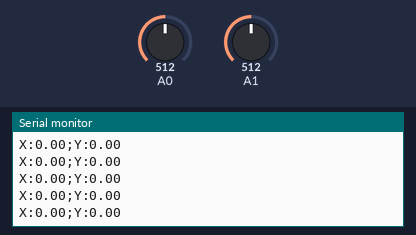
Recording of a sketch running on a simulated Arduino Uno, built with avr-gcc and run on an emulated ATmega328P. Parts: the last lines printed to the serial monitor. Inputs (shaded band) come from the test bench; at power-on: A0 = 512, A1 = 512.

Above: at 8.7 s.
8.8 s: A0 set to 528
At 9.6 s:
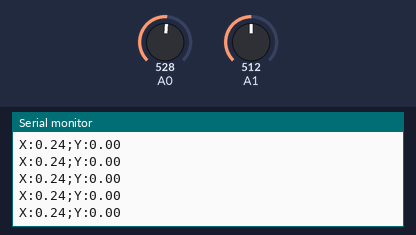
10.3 s: A0 set to 504
At 10.8 s:
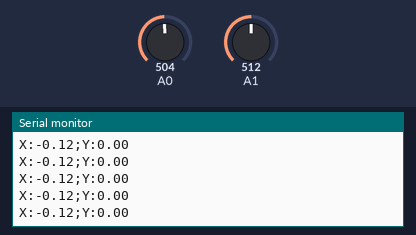
Timing chart, 0 to 12.8 s (numbered marks = the images above; inputs shaded):
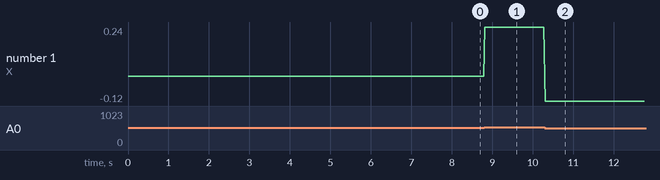

The sketch:

lab4-3-2016-09-28.ino
```cpp
float valueX, valueY;       // variables where we keep our finished values
int restX, restY;           // variables where we keep our cabliration of the accelerometer

void setup() {
  Serial.begin(9600);       //setup the serial connection
  //cabilrate the accelerometer
  restX = analogRead(0);    // x-axis
  restY = analogRead(1);    // y-axis
}

void loop() {
  // read the values from the accelerometer
  int val0 = analogRead(0); // x-axis
  int val1 = analogRead(1); // y-axis

  // get an factor by subtracting the rest value from the read value and a constant factor
  valueX = (val0 - restX)/67.584; // X
  valueY = (val1 - restY)/67.584; // Y

  // Time to output it!
  Serial.print("X:");
  Serial.print(valueX);
  Serial.print(";"); // splitter character for indexOf() in Processing
  Serial.print("Y:");
  Serial.print(valueY);
  // The lines above will print a string in this format:
  // X:[valueX];Y:[valueY]
  // Where the square brackets are where the variables will be placed, and as stated, which.

  Serial.println(""); // We are finished, terminate the string by sending a '\n'

  delay(30); // We don't need to send tons of data to the other end of the serial connection. (Wait 30 ms)
}
```

Measured:
- after the input at 8.8 s, the serial monitor: prints a new line at once (image 1)
- after the input at 10.3 s, the serial monitor: prints a new line at once (image 2)
- plotted number 1: 0 → 0.24 after the input at 8.8 s, 0.24 → -0.12 after the input at 10.3 s
